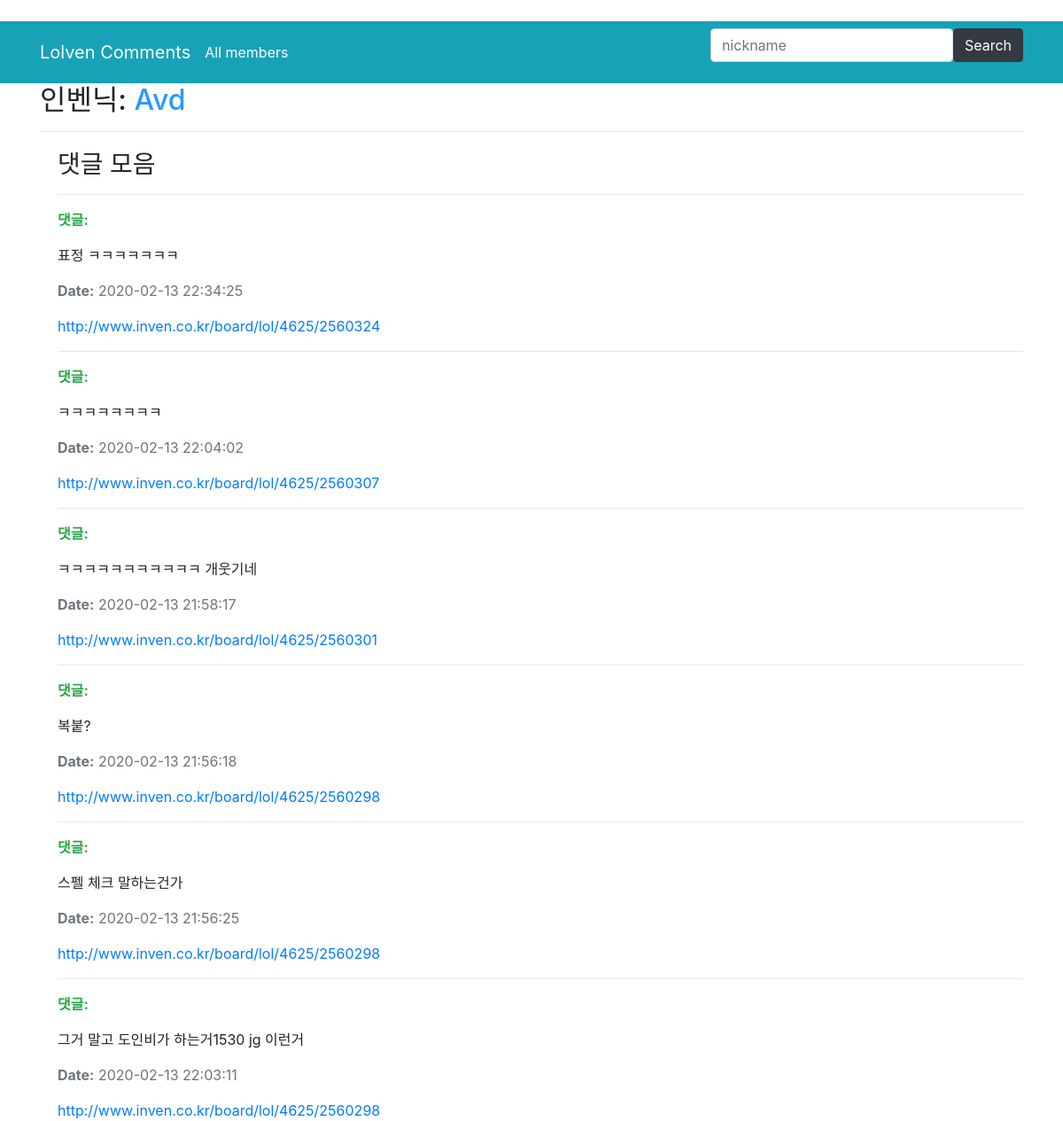
The app's page /parsed_data/members/56 with its own data.
### parsed_data/models.py (models this page shows, shortened)
class Member(models.Model):
    nickname_text = models.CharField(max_length=30)
    class Meta:
        ordering = ['nickname_text']

class Cmt(models.Model):
    nickname = models.ForeignKey(Member, on_delete=models.CASCADE)
    comment = models.TextField()
    date = models.CharField(max_length=20)
    link = models.URLField()

### parsed_data/views.py (the view)
# urls.py: path('members/<int:pk>', views.MemberDetailView.as_view(), name='member-detail'),
class MemberDetailView(generic.DetailView):
    model = Member

### parsed_data/templates/parsed_data/member_detail.html
﻿{% extends "base_generic.html" %}
{% block content %}
  <h2>인벤닉:   <font color="#289AFF">{{ member.nickname_text }}</font></h2>
 <hr>
  <div style="margin-left:20px;margin-top:20px">
    <h3>댓글 모음</h4>
    {% for comment in member.cmt_set.all %}
      <hr>
      <p class="text-success"><strong>댓글:</strong> </p>
      <p>{{comment.comment}}</p>
      <p class="text-muted"><strong>Date:</strong> {{comment.date}}</p>
      <a href = "{{comment.link}}">{{comment.link}}</a>
    {% endfor %}
  </div>
{% endblock %}

### records on screen
Member: nickname_text "Avd"
Cmt: comment "표정 ㅋㅋㅋㅋㅋㅋㅋ", date "2020-02-13 22:34:25", link "http://www.inven.co.kr/board/lol/4625/2560324"
Cmt: comment "ㅋㅋㅋㅋㅋㅋㅋㅋ", date "2020-02-13 22:04:02", link "http://www.inven.co.kr/board/lol/4625/2560307"
Cmt: comment "ㅋㅋㅋㅋㅋㅋㅋㅋㅋㅋㅋ 개웃기네", date "2020-02-13 21:58:17", link "http://www.inven.co.kr/board/lol/4625/2560301"
Cmt: comment "복붙?", date "2020-02-13 21:56:18", link "http://www.inven.co.kr/board/lol/4625/2560298"
Cmt: comment "스펠 체크 말하는건가", date "2020-02-13 21:56:25", link "http://www.inven.co.kr/board/lol/4625/2560298"
Cmt: comment "그거 말고 도인비가 하는거1530 jg 이런거", date "2020-02-13 22:03:11", link "http://www.inven.co.kr/board/lol/4625/2560298"
